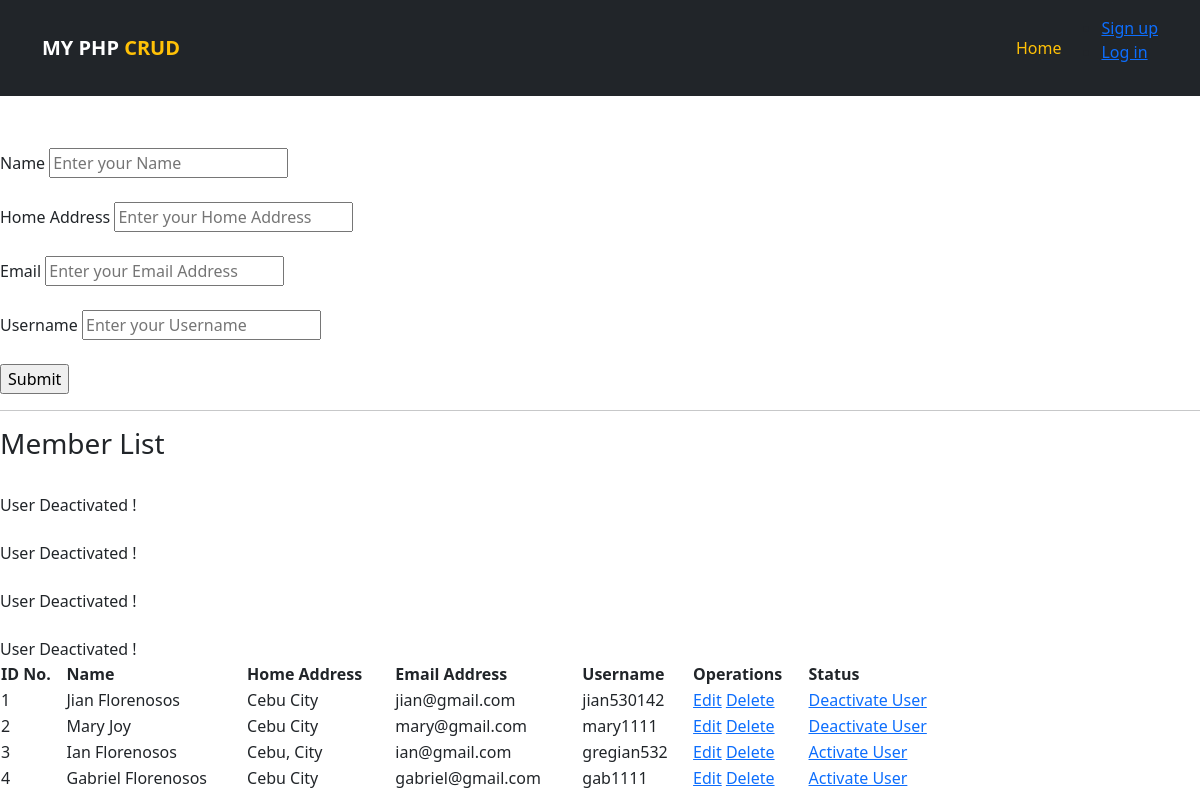
/userdeactive.php, run on the app's committed database.
### tables this page shows
CREATE TABLE `users` (
  `userid` int(11) NOT NULL,
  `usersName` varchar(255) NOT NULL,
  `userHome` varchar(255) NOT NULL,
  `usersEmail` varchar(255) NOT NULL,
  `usersUid` varchar(255) NOT NULL,
  `usersPwd` varchar(255) NOT NULL,
  `usersReference` varchar(255) NOT NULL,
  `status` int(1) NOT NULL
);

### userdeactive.php (the view, shortened to what this page needs)
<?php
    include_once 'header.php';
?>
    <section class="index-intro">
    ?><br><br>
    <?php
    $serverName = "localhost";
    $dBUsername = "root";
    $dBPassword = "";
    $dBName = "phpcrud";
    $conn = mysqli_connect($serverName, $dBUsername, $dBPassword, $dBName);
    ?>
    <form method="post">
        <label>Name</label>
        <input type="text" name="name" placeholder="Enter your Name">
        <br><br>
        <label>Home Address</label>
        <input type="text" name="homead" placeholder="Enter your Home Address">
        <br><br>
        <label>Email</label>
        <input type="email" name="email" placeholder="Enter your Email Address">
        <br><br>
        <label>Username</label>
        <input type="text" name="uid" placeholder="Enter your Username">
        <br><br>
        <input type="submit" name="submit" value="Submit">
    </form>
    <hr>
    <h3>Member List</h3>
    <table style="width: 80%" borders="1">
        <tr>
            <th>ID No.</th>
            <th>Name</th>
            <th>Home Address</th>
            <th>Email Address</th>
            <th>Username</th>
            <th>Operations</th>
            <th>Status</th>
        </tr>
        <?php
            $i = 1;
            $sql = "select * from users where usersReference='member' ";
            $run = $conn -> query($sql);
            if($run -> num_rows > 0){
                while($row = $run -> fetch_assoc()){
        ?>
        <tr>
            <td><?php echo $i++; ?></td>
            <td><?php echo $row['usersName'] ?></td>
            <td><?php echo $row['userHome'] ?></td>
            <td><?php echo $row['usersEmail'] ?></td>
            <td><?php echo $row['usersUid'] ?></td>
            <td>
                <a href="./edit.php?userid=<?php echo $row['userid']; ?>">Edit</a>
                <a href="./delete.php?userid=<?php echo $row['userid']; ?>" onclick="return
                    confirm('Are you sure?')">Delete</a>
            </td>
            <?php
            $userid = $_GET['userid'];
            $sql = "update users set status ='0'
            where userid = '$userid'";
            if(mysqli_query($conn,$sql))
                    {
                        echo"<br> User Deactivated ! ";
                    }
                    $status=$row['status'];
                    if($status==0) $strStatus="<a href=useractive.php?userid=".$row['userid'].">Activate User</a>";
                    if($status==1) $strStatus="<a href=userdeactive.php?userid=".$row['userid'].">Deactivate User</a>";
                    echo "<br><td>".$strStatus."</td>";
            ?>
        </tr>
        <?php
                  }
               }
            ?>
    </table>

### css/style.css (style rules this page uses)
body::before { display: block; content: ''; height: 100px; }

### data on the page
users: usersName "Jian Florenosos", userHome "Cebu City", usersEmail "jian@gmail.com", usersUid "jian530142"
users: usersName "Mary Joy", userHome "Cebu City", usersEmail "mary@gmail.com", usersUid "mary1111"
users: usersName "Ian Florenosos", userHome "Cebu, City", usersEmail "ian@gmail.com", usersUid "gregian532"
users: usersName "Gabriel Florenosos", userHome "Cebu City", usersEmail "gabriel@gmail.com", usersUid "gab1111"
